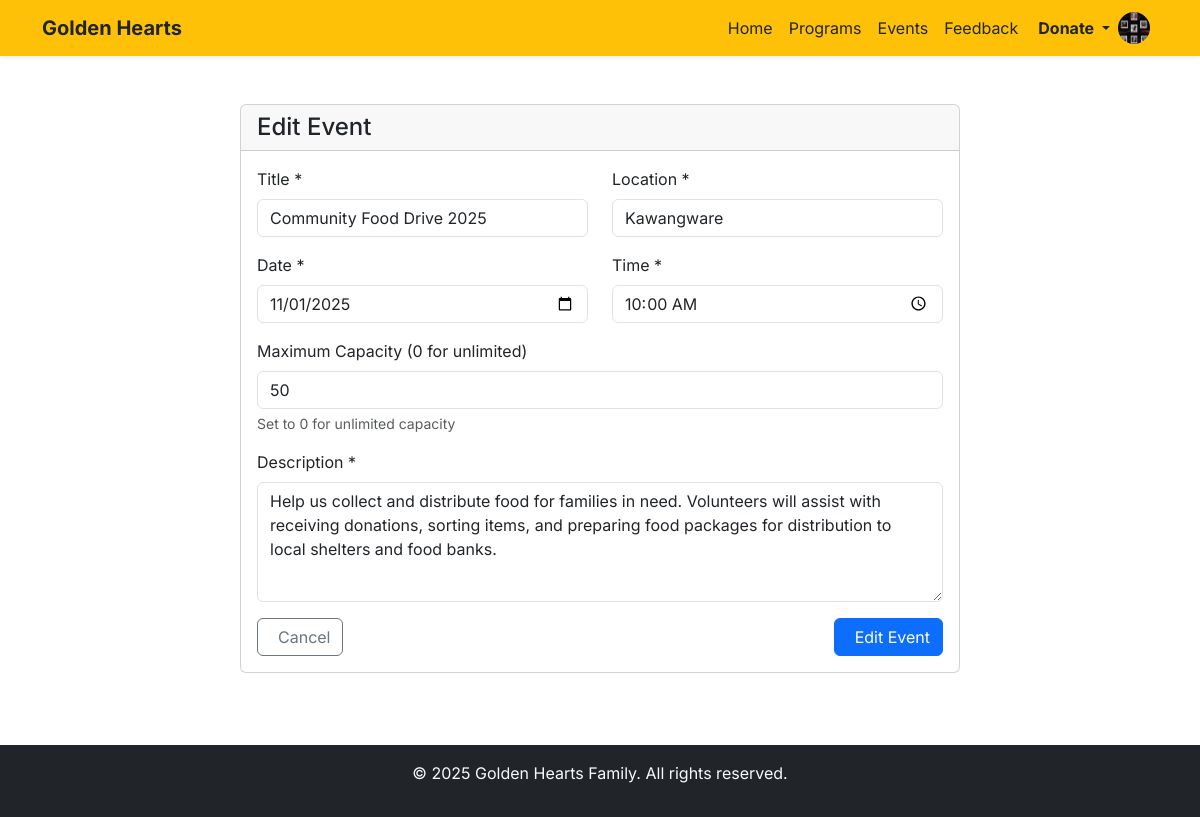
The app's page /events/event/1/edit/ (signed in) with its own data.
### events/models.py (models this page shows, shortened)
class Event(models.Model):
    title = models.CharField(max_length=200)
    description = models.TextField()
    date = models.DateField()
    time = models.TimeField()
    location = models.CharField(max_length=200)
    capacity = models.PositiveIntegerField(default=0)
    created_at = models.DateTimeField(auto_now_add=True)
    updated_at = models.DateTimeField(auto_now=True)
    created_by = models.ForeignKey(
        settings.AUTH_USER_MODEL,
        on_delete=models.SET_NULL,
        null=True,
        related_name='created_events'
    )
    class Meta:
        ordering = ['-date', '-time']

### events/views.py (the view)
# urls.py: path('event/<int:event_id>/edit/', views.event_edit, name='event_edit'),
@user_passes_test(is_admin)
def event_edit(request, event_id):
    event = get_object_or_404(Event, id=event_id)
    if request.method == 'POST':
        form = EventForm(request.POST, instance=event)
        if form.is_valid():
            form.save()
            messages.success(request, "Event updated successfully!")
            return redirect('events:event_detail', event_id=event.id)
    else:
        form = EventForm(instance=event)
    return render(request, 'events/event_form.html', {
        'form': form,
        'title': 'Edit Event'
    })

### events/forms.py
class EventForm(forms.ModelForm):
    class Meta:
        model = Event
        fields = ['title', 'description', 'date', 'time', 'location', 'capacity']
        widgets = {
            'date': forms.DateInput(attrs={'type': 'date', 'class': 'form-control'}),
            'time': forms.TimeInput(attrs={'type': 'time', 'class': 'form-control'}),
            'title': forms.TextInput(attrs={'class': 'form-control'}),
            'location': forms.TextInput(attrs={'class': 'form-control'}),
            'capacity': forms.NumberInput(attrs={'class': 'form-control', 'min': '0'}),
            'description': forms.Textarea(attrs={'class': 'form-control', 'rows': 4}),
        }
        labels = {
            'capacity': 'Maximum Capacity (0 for unlimited)'
        }

### accounts/models.py (called while the page is built)
    def get_profile_picture_url(self):
        if self.profile_picture and hasattr(self.profile_picture, 'url'):
            try:
                if os.path.exists(self.profile_picture.path):
                    return self.profile_picture.url
            except (ValueError, FileNotFoundError):
                pass
        return None

### events/views.py (called while the page is built)
def is_admin(user):
    return user.is_authenticated and user.role == 'admin'

### events/templates/events/event_form.html (shortened to what this page needs)
{% extends 'base.html' %}
{% load static %}
{% block content %}
<div class="container py-4">
    <div class="row">
        <div class="col-lg-8 mx-auto">
            <div class="card">
                <div class="card-header">
                    <h2 class="h4 mb-0">{{ title }}</h2>
                </div>
                <div class="card-body">
                    <form method="post" novalidate>
                        <div class="row">
                            <div class="col-md-6 mb-3">
                                <label for="{{ form.title.id_for_label }}" class="form-label">
                                    {{ form.title.label }} *
                                </label>
                                {{ form.title }}
                            </div>
                            <div class="col-md-6 mb-3">
                                <label for="{{ form.location.id_for_label }}" class="form-label">
                                    {{ form.location.label }} *
                                </label>
                                {{ form.location }}
                            </div>
                        </div>
                        <div class="row">
                            <div class="col-md-6 mb-3">
                                <label for="{{ form.date.id_for_label }}" class="form-label">
                                    {{ form.date.label }} *
                                </label>
                                {{ form.date }}
                            </div>
                            <div class="col-md-6 mb-3">
                                <label for="{{ form.time.id_for_label }}" class="form-label">
                                    {{ form.time.label }} *
                                </label>
                                {{ form.time }}
                            </div>
                        </div>
                        <div class="mb-3">
                            <label for="{{ form.capacity.id_for_label }}" class="form-label">
                                {{ form.capacity.label }}
                            </label>
                            {{ form.capacity }}
                            <div class="form-text">Set to 0 for unlimited capacity</div>
                        </div>
                        <div class="mb-3">
                            <label for="{{ form.description.id_for_label }}" class="form-label">
                                {{ form.description.label }} *
                            </label>
                            {{ form.description }}
                        </div>
                        <div class="d-flex justify-content-between">
                            <a href="{% url 'events:event_list' %}" class="btn btn-outline-secondary">
                                 Cancel
                            </a>
                            <button type="submit" class="btn btn-primary">
                                 {{ title }}
                            </button>
                        </div>
                    </form>
                </div>
            </div>
        </div>
    </div>
</div>
{% endblock %}

### templates/base.html (style rules this page uses)
body { font-family: 'Inter', sans-serif; }

### events/templates/events/event_form.html (style rules this page uses)
textarea.form-control { min-height: 120px; resize: vertical; }

### records on screen
Event: title "Community Food Drive 2025", location "Kawangware", date "11/01/2025", time "10:00:00", capacity "50", description "Help us collect and distribute food for families in need. Volunteers will assist with receiving donations, sorting items, and preparing food packages for distribution to local shelters and food banks."

### other values on screen
{{ title }} "Edit Event"
